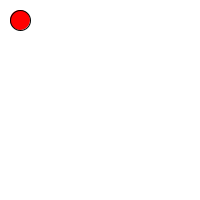
Frame 1 (no input)
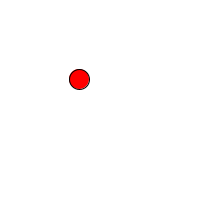
Frame 60 (the mouse pressed at the canvas centre just before this capture)
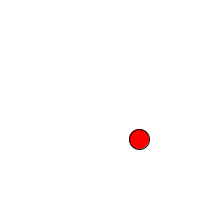
Frame 120 (the mouse held since frame 60 and released just before this capture)

The Processing sketch that drew these frames (run headless with seeded random() and noise(); from frame 60 on, the mouse is pressed at the canvas centre):

// Processing sketch: processing_93883
// ── processing_93883.pde

int ellipsexpos = 20;
int ellipseypos = 20;
int speed = 1;
int xspeed = 1;
void setup()
{
  size (200,200);
  background(255,255,255,255);
}
void draw()
{
  background(255,255,255,255);
  fill(255,0,0);
 ellipse(ellipsexpos,ellipseypos,20,20);
 ellipseypos +=speed;
 ellipsexpos +=xspeed;
 if(ellipsexpos>200){
 xspeed =-5;
 }
  if(ellipsexpos<0){
 xspeed =4;
 }
   if(ellipseypos>200){
 speed =-3;
 }
    if(ellipseypos<0){
 speed =2;
 }
}
